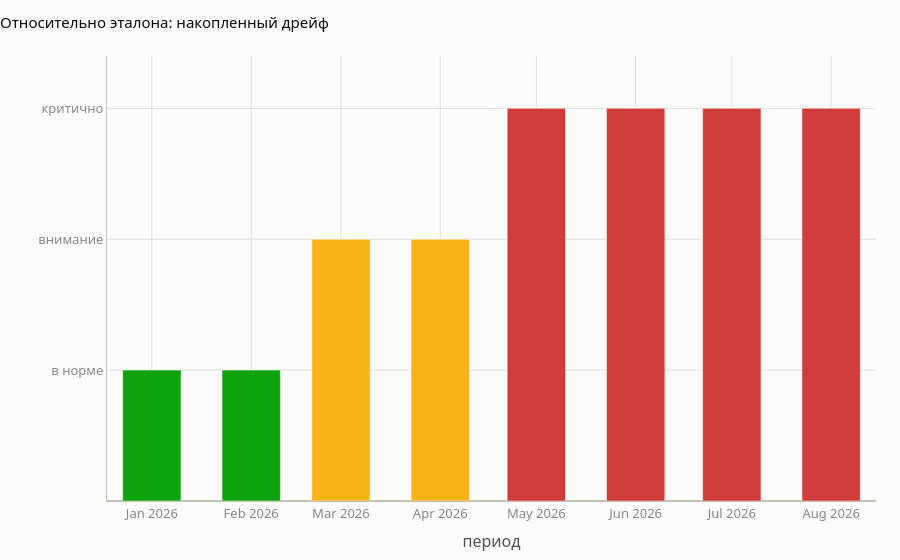
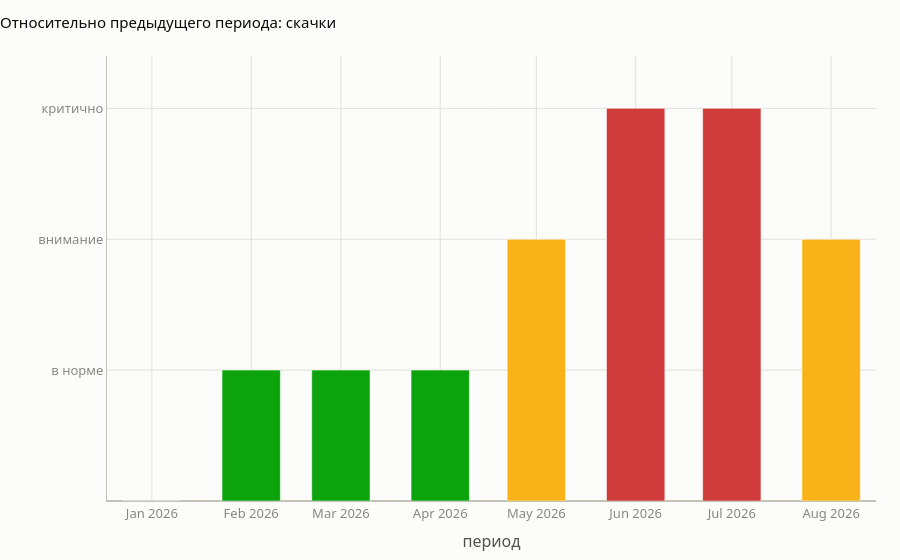
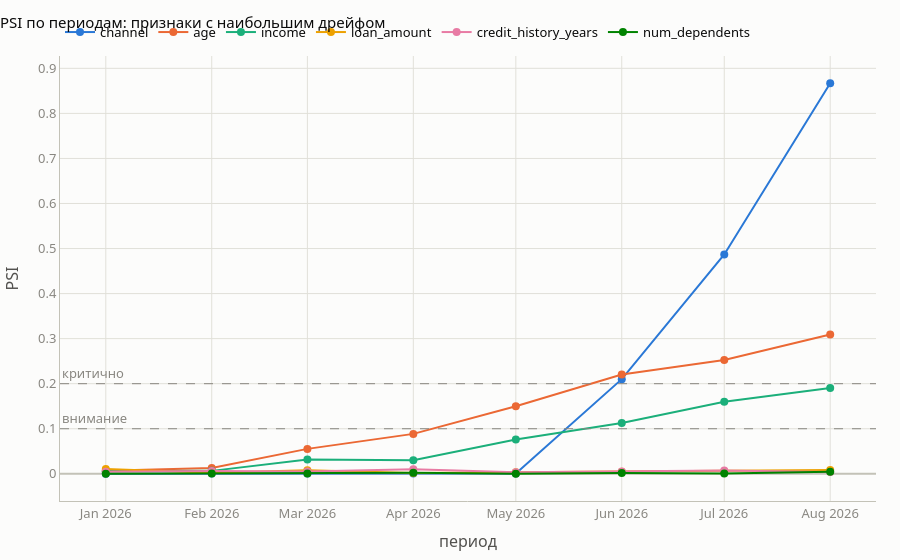

The code cell stored with these charts, in order, in its notebook:
### Code cell
timeline_severity_figure(timeline, title="Относительно эталона: накопленный дрейф").show()
timeline_severity_figure(timeline, title="Относительно предыдущего периода: скачки", source="previous").show()
timeline_psi_figure(timeline).show()

### Figure 1 — Plotly figure (JSON) as saved in the notebook; plotly's stock layout.template omitted (floating-point values rounded to 4 significant figures)
{"data": [{"customdata": [["в норме", 0, 0], ["в норме", 0, 0], ["внимание", 0, 0], ["внимание", 0, 1], ["критично", 0, 2], ["критично", 2, 1], ["критично", 2, 1], ["критично", 2, 1]], "hovertemplate": "%{customdata[0]}<br>критичных признаков: %{customdata[1]}, предупреждений: %{customdata[2]}<extra></extra>", "marker": {"color": ["#0ca30c", "#0ca30c", "#fab219", "#fab219", "#d03b3b", "#d03b3b", "#d03b3b", "#d03b3b"]}, "type": "bar", "x": ["2026-01", "2026-02", "2026-03", "2026-04", "2026-05", "2026-06", "2026-07", "2026-08"], "y": [1, 1, 2, 2, 3, 3, 3, 3]}], "layout": {"bargap": 0.35, "font": {"color": "#0b0b0b", "family": "system-ui, -apple-system, \"Segoe UI\", sans-serif", "size": 13}, "hovermode": "closest", "legend": {"orientation": "h", "x": 0, "xanchor": "left", "y": 1.02, "yanchor": "bottom"}, "margin": {"b": 48, "l": 48, "r": 24, "t": 56}, "paper_bgcolor": "#fcfcfb", "plot_bgcolor": "#fcfcfb", "showlegend": false, "title": {"font": {"size": 15}, "text": "Относительно эталона: накопленный дрейф", "x": 0}, "xaxis": {"gridcolor": "#e1e0d9", "linecolor": "#c3c2b7", "tickfont": {"color": "#898781"}, "title": {"font": {"color": "#52514e"}, "text": "период"}, "zerolinecolor": "#c3c2b7"}, "yaxis": {"gridcolor": "#e1e0d9", "linecolor": "#c3c2b7", "range": [0, 3.4], "tickfont": {"color": "#898781"}, "ticktext": ["в норме", "внимание", "критично"], "tickvals": [1, 2, 3], "title": {"font": {"color": "#52514e"}, "text": ""}, "zerolinecolor": "#c3c2b7"}}}

### Figure 2 — Plotly figure (JSON) as saved in the notebook; plotly's stock layout.template omitted (floating-point values rounded to 4 significant figures)
{"data": [{"customdata": [["нет предыдущего периода", 0, 0], ["в норме", 0, 0], ["в норме", 0, 0], ["в норме", 0, 0], ["внимание", 0, 0], ["критично", 1, 1], ["критично", 0, 0], ["внимание", 0, 0]], "hovertemplate": "%{customdata[0]}<br>критичных признаков: %{customdata[1]}, предупреждений: %{customdata[2]}<extra></extra>", "marker": {"color": ["#e1e0d9", "#0ca30c", "#0ca30c", "#0ca30c", "#fab219", "#d03b3b", "#d03b3b", "#fab219"]}, "type": "bar", "x": ["2026-01", "2026-02", "2026-03", "2026-04", "2026-05", "2026-06", "2026-07", "2026-08"], "y": [0, 1, 1, 1, 2, 3, 3, 2]}], "layout": {"bargap": 0.35, "font": {"color": "#0b0b0b", "family": "system-ui, -apple-system, \"Segoe UI\", sans-serif", "size": 13}, "hovermode": "closest", "legend": {"orientation": "h", "x": 0, "xanchor": "left", "y": 1.02, "yanchor": "bottom"}, "margin": {"b": 48, "l": 48, "r": 24, "t": 56}, "paper_bgcolor": "#fcfcfb", "plot_bgcolor": "#fcfcfb", "showlegend": false, "title": {"font": {"size": 15}, "text": "Относительно предыдущего периода: скачки", "x": 0}, "xaxis": {"gridcolor": "#e1e0d9", "linecolor": "#c3c2b7", "tickfont": {"color": "#898781"}, "title": {"font": {"color": "#52514e"}, "text": "период"}, "zerolinecolor": "#c3c2b7"}, "yaxis": {"gridcolor": "#e1e0d9", "linecolor": "#c3c2b7", "range": [0, 3.4], "tickfont": {"color": "#898781"}, "ticktext": ["в норме", "внимание", "критично"], "tickvals": [1, 2, 3], "title": {"font": {"color": "#52514e"}, "text": ""}, "zerolinecolor": "#c3c2b7"}}}

### Figure 3 — Plotly figure (JSON) as saved in the notebook; plotly's stock layout.template omitted (floating-point values rounded to 4 significant figures)
{"data": [{"hovertemplate": "%{y:.3f}<extra>channel</extra>", "line": {"color": "#2a78d6", "width": 2}, "marker": {"size": 8}, "mode": "lines+markers", "name": "channel", "type": "scatter", "x": ["2026-01", "2026-02", "2026-03", "2026-04", "2026-05", "2026-06", "2026-07", "2026-08"], "y": [0.0001, 0.0007, 0.0008, 0.0006, 0.0006, 0.2101, 0.4868, 0.8669]}, {"hovertemplate": "%{y:.3f}<extra>age</extra>", "line": {"color": "#eb6834", "width": 2}, "marker": {"size": 8}, "mode": "lines+markers", "name": "age", "type": "scatter", "x": ["2026-01", "2026-02", "2026-03", "2026-04", "2026-05", "2026-06", "2026-07", "2026-08"], "y": [0.0068, 0.0129, 0.0553, 0.0886, 0.15, 0.2203, 0.2526, 0.3093]}, {"hovertemplate": "%{y:.3f}<extra>income</extra>", "line": {"color": "#1baf7a", "width": 2}, "marker": {"size": 8}, "mode": "lines+markers", "name": "income", "type": "scatter", "x": ["2026-01", "2026-02", "2026-03", "2026-04", "2026-05", "2026-06", "2026-07", "2026-08"], "y": [0.0056, 0.0065, 0.0319, 0.0303, 0.0761, 0.1128, 0.1597, 0.1904]}, {"hovertemplate": "%{y:.3f}<extra>loan_amount</extra>", "line": {"color": "#eda100", "width": 2}, "marker": {"size": 8}, "mode": "lines+markers", "name": "loan_amount", "type": "scatter", "x": ["2026-01", "2026-02", "2026-03", "2026-04", "2026-05", "2026-06", "2026-07", "2026-08"], "y": [0.0104, 0.0025, 0.0077, 0.0017, 0.0033, 0.0047, 0.0057, 0.0083]}, {"hovertemplate": "%{y:.3f}<extra>credit_history_years</extra>", "line": {"color": "#e87ba4", "width": 2}, "marker": {"size": 8}, "mode": "lines+markers", "name": "credit_history_years", "type": "scatter", "x": ["2026-01", "2026-02", "2026-03", "2026-04", "2026-05", "2026-06", "2026-07", "2026-08"], "y": [0.0046, 0.0061, 0.005, 0.0102, 0.0037, 0.0049, 0.0074, 0.0039]}, {"hovertemplate": "%{y:.3f}<extra>num_dependents</extra>", "line": {"color": "#008300", "width": 2}, "marker": {"size": 8}, "mode": "lines+markers", "name": "num_dependents", "type": "scatter", "x": ["2026-01", "2026-02", "2026-03", "2026-04", "2026-05", "2026-06", "2026-07", "2026-08"], "y": [0.0002, 0.0007, 0.0008, 0.0021, 0.0003, 0.0018, 0.0005, 0.0047]}], "layout": {"annotations": [{"font": {"color": "#898781"}, "showarrow": false, "text": "внимание", "x": 0, "xanchor": "left", "xref": "x domain", "y": 0.1, "yanchor": "bottom", "yref": "y"}, {"font": {"color": "#898781"}, "showarrow": false, "text": "критично", "x": 0, "xanchor": "left", "xref": "x domain", "y": 0.2, "yanchor": "bottom", "yref": "y"}], "font": {"color": "#0b0b0b", "family": "system-ui, -apple-system, \"Segoe UI\", sans-serif", "size": 13}, "hovermode": "x unified", "legend": {"orientation": "h", "x": 0, "xanchor": "left", "y": 1.02, "yanchor": "bottom"}, "margin": {"b": 48, "l": 48, "r": 24, "t": 56}, "paper_bgcolor": "#fcfcfb", "plot_bgcolor": "#fcfcfb", "shapes": [{"line": {"color": "#898781", "dash": "dash", "width": 1}, "type": "line", "x0": 0, "x1": 1, "xref": "x domain", "y0": 0.1, "y1": 0.1, "yref": "y"}, {"line": {"color": "#898781", "dash": "dash", "width": 1}, "type": "line", "x0": 0, "x1": 1, "xref": "x domain", "y0": 0.2, "y1": 0.2, "yref": "y"}], "title": {"font": {"size": 15}, "text": "PSI по периодам: признаки с наибольшим дрейфом", "x": 0}, "xaxis": {"gridcolor": "#e1e0d9", "linecolor": "#c3c2b7", "tickfont": {"color": "#898781"}, "title": {"font": {"color": "#52514e"}, "text": "период"}, "zerolinecolor": "#c3c2b7"}, "yaxis": {"gridcolor": "#e1e0d9", "linecolor": "#c3c2b7", "tickfont": {"color": "#898781"}, "title": {"font": {"color": "#52514e"}, "text": "PSI"}, "zerolinecolor": "#c3c2b7"}}}
